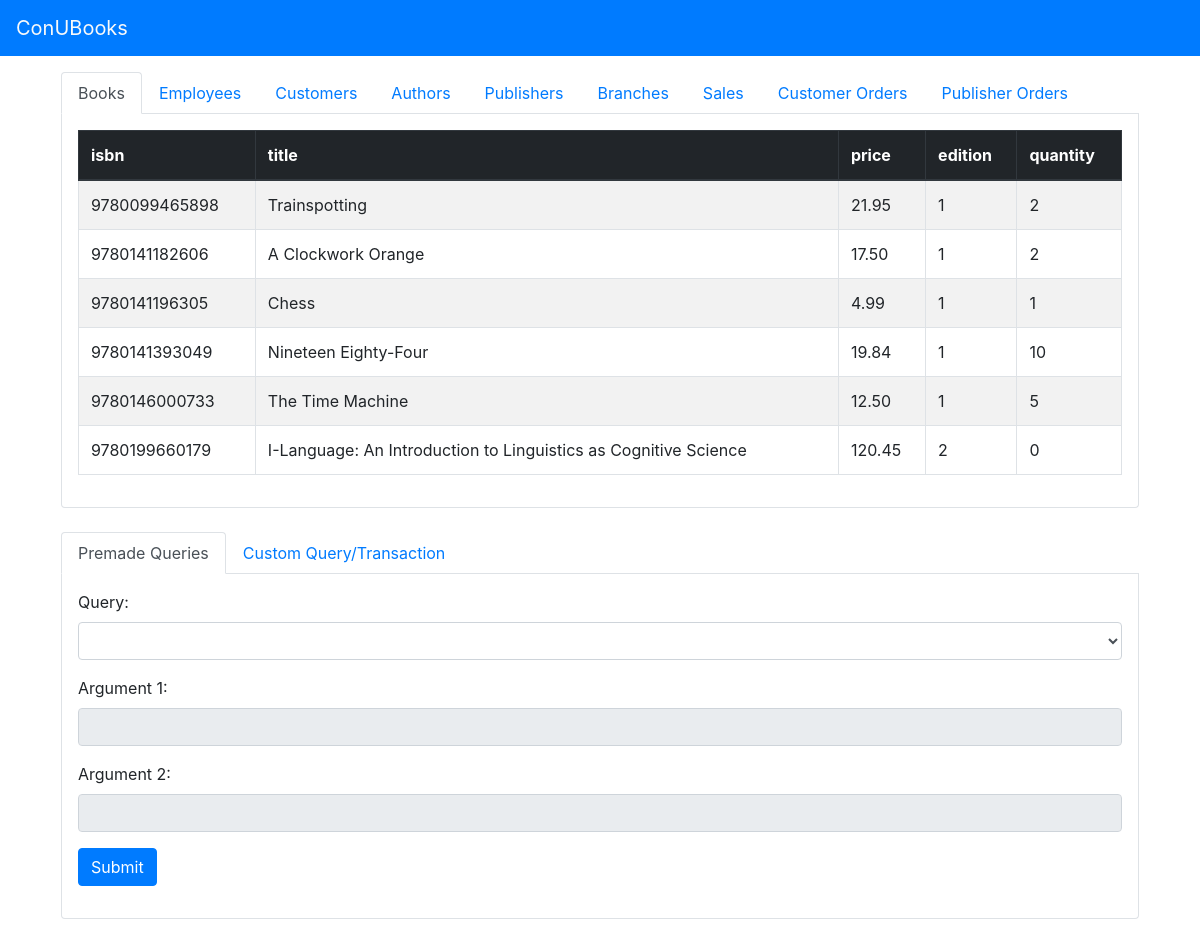
The page / on the database its author committed.
### tables this page shows
create table book(
    isbn char(13) primary key,
    title varchar(100) not null,
    price decimal(19,2) not null,
    edition smallint not null,
    quantity smallint not null
);

### databaseAccess.php (the view, shortened to what this page needs)
 <?php
function conn()
{
    $servername = "spc353.encs.concordia.ca";
    $dbname     = "spc353_4";
    $username   = "spc353_4";
    $password   = "1assword";
    try {
        $connection = new PDO("mysql:host=$servername;dbname=$dbname", $username, $password);
        $connection->setAttribute(PDO::ATTR_ERRMODE, PDO::ERRMODE_EXCEPTION);
    }
    catch (PDOException $e) {
        echo "Connection failed: " . $e->getMessage();
    }
    return $connection;
}
function getAllBooks()
{
    $connection = conn();
    $results    = $connection->query("select * from book;");
    return $results;
}
function createTable($results)
{
    echo '<table class="table table-hover table-bordered table-striped">';
    echo '<tbody>';
    while($results != NULL && $row = $results->fetch(PDO::FETCH_ASSOC)) {
        $rows = array_keys($row);
        echo '<tr>';
        for($i = 0; $i < count($rows); $i++) {
            echo '<td>'.$row[$rows[$i]].'</td>';
        }
        echo '</tr>';
    }
    echo '</tbody>';
    echo '<thead class="thead-dark">';
    echo '<tr>';
    for($i = 0; $i < count($rows); $i++) {
        echo '<th>'.$rows[$i].'</th>';
    }
    echo '</tr>';
    echo '</thead>';
    echo '</table>';
}
?>

### index.php (shortened to what this page needs)
<!DOCTYPE HTML>
<html>
    <head>
		<link rel="stylesheet" href="https://maxcdn.bootstrapcdn.com/bootstrap/4.0.0/css/bootstrap.min.css">
		<link rel="stylesheet" href="https://cdnjs.cloudflare.com/ajax/libs/selectize.js/0.12.6/css/selectize.bootstrap3.min.css">
    </head>
    <body>
	<nav class="navbar navbar-expand-lg bg-primary navbar-dark">
		<a class="navbar-brand text-light">ConUBooks</a>
	</nav>
	<div class='container'>
		<div class='row'>
			<div class='col m-3'>
				<ul class="nav nav-tabs" id="tablesTabs">
					<li class="nav-item">
						<a class="nav-link active" id="booksTab" data-toggle="tab" href="#books">Books</a>
					</li>
					<li class="nav-item">
						<a class="nav-link" id="employeesTab" data-toggle="tab" href="#employees">Employees</a>
					</li>
					<li class="nav-item">
						<a class="nav-link" id="customersTab" data-toggle="tab" href="#customers">Customers</a>
					</li>
					<li class="nav-item">
						<a class="nav-link" id="authorsTab" data-toggle="tab" href="#authors">Authors</a>
					</li>
					<li class="nav-item">
						<a class="nav-link" id="publishersTab" data-toggle="tab" href="#publishers">Publishers</a>
					</li>
					<li class="nav-item">
						<a class="nav-link" id="branchesTab" data-toggle="tab" href="#branches">Branches</a>
					</li>
					<li class="nav-item">
						<a class="nav-link" id="branchesTab" data-toggle="tab" href="#sales">Sales</a>
					</li>
					<li class="nav-item">
						<a class="nav-link" id="branchesTab" data-toggle="tab" href="#customerOrders">Customer Orders</a>
					</li>
					<li class="nav-item">
						<a class="nav-link" id="branchesTab" data-toggle="tab" href="#publisherOrders">Publisher Orders</a>
					</li>
				</ul>
				<div class="tab-content" id="tablesTabsContent">
					<div class="tab-pane fade show active border-left border-bottom border-right rounded-bottom p-3" id="books">
						<?php
							require 'databaseAccess.php';
							createTable(getAllBooks());
						?>
					</div>
				</div>
				<br/>
				<ul class="nav nav-tabs" id="queryTabs">
					<li class="nav-item">
						<a class="nav-link active" id="queryTab" data-toggle="tab" href="#queries">Premade Queries</a>
					</li>
					<li class="nav-item">
						<a class="nav-link" id="customQueryTab" data-toggle="tab" href="#customQuery">Custom Query/Transaction</a>
					</li>
				</ul>
				<div class="tab-content" id="queryTabsContent">
					<div class="tab-pane fade show active border-left border-bottom border-right rounded-bottom p-3" id="queries">
						<form method="post">
							<div class="form-group">
								<label for='query'>Query:</label>
								<select id='query' name="query" class="form-control">
									<option value=""></option>
									<option value="a">Get detail of all books in the Bookstore.</option>
								</select>
							</div>
							<div class="form-group">
								<label for='input1' id='input1Label'>Argument 1:</label>
								<input name="input1" id='input1' type="text" class="form-control" disabled="true"/>
							</div>
							<div class="form-group">
								<label for='input2' id='input2Label'>Argument 2:</label>
								<input name="input2" id='input2' type="text" class="form-control" disabled="true"/>
							</div>
							<input type="submit" class="btn btn-primary mb-3"/>
						</form>
					</div>
				</div>
			</div>
		</div>
	</div>
    </body>
</html>

### rows shown on the page
book: isbn "9780099465898", title "Trainspotting", price "21.95", edition "1", quantity "2"
book: isbn "9780141182606", title "A Clockwork Orange", price "17.50", edition "1", quantity "2"
book: isbn "9780141196305", title "Chess", price "4.99", edition "1", quantity "1"
book: isbn "9780141393049", title "Nineteen Eighty-Four", price "19.84", edition "1", quantity "10"
book: isbn "9780146000733", title "The Time Machine", price "12.50", edition "1", quantity "5"
book: isbn "9780199660179", title "I-Language: An Introduction to Linguistics as Cognitive Science", price "120.45", edition "2", quantity "0"

### other values the page prints
$rows[$i] "isbn"
$rows[$i] "title"
$rows[$i] "price"
$rows[$i] "edition"
$rows[$i] "quantity"
